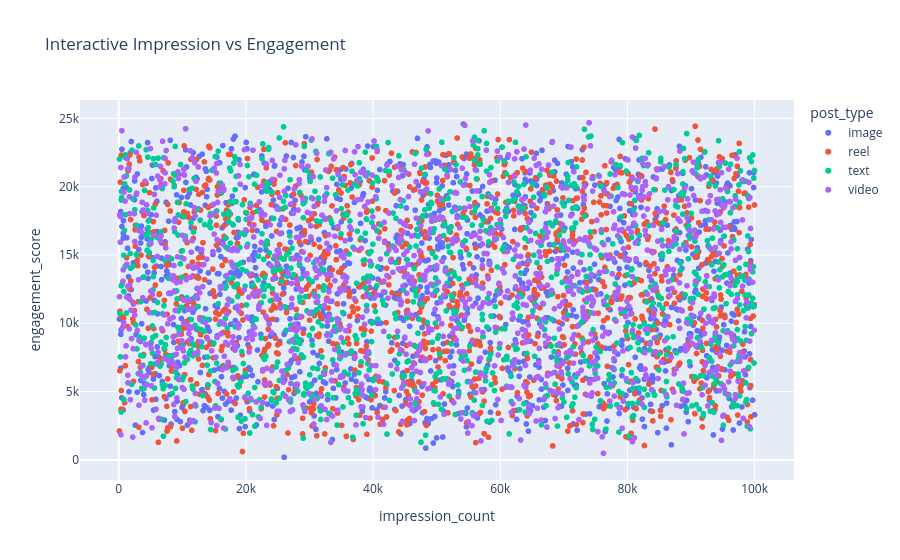

Notebook code for this chart:
### Code cell
import plotly.express as px
fig = px.scatter(df,x="impression_count",y="engagement_score",color="post_type",title="Interactive Impression vs Engagement")
fig.show()

### Figure 1 — Plotly figure (JSON) as saved in the notebook; plotly's stock layout.template omitted (floating-point values rounded to 4 significant figures; data arrays with more than 128 entries replaced by an {"elided": "..."} marker saying what was removed)
{"data": [{"hovertemplate": "post_type=image<br>impression_count=%{x}<br>engagement_score=%{y}<extra></extra>", "legendgroup": "image", "marker": {"color": "#636efa", "symbol": "circle"}, "mode": "markers", "name": "image", "showlegend": true, "type": "scattergl", "x": {"elided": "1247 int values"}, "xaxis": "x", "y": {"elided": "1247 float values"}, "yaxis": "y"}, {"hovertemplate": "post_type=reel<br>impression_count=%{x}<br>engagement_score=%{y}<extra></extra>", "legendgroup": "reel", "marker": {"color": "#EF553B", "symbol": "circle"}, "mode": "markers", "name": "reel", "showlegend": true, "type": "scattergl", "x": {"elided": "1283 int values"}, "xaxis": "x", "y": {"elided": "1283 float values"}, "yaxis": "y"}, {"hovertemplate": "post_type=text<br>impression_count=%{x}<br>engagement_score=%{y}<extra></extra>", "legendgroup": "text", "marker": {"color": "#00cc96", "symbol": "circle"}, "mode": "markers", "name": "text", "showlegend": true, "type": "scattergl", "x": {"elided": "1245 int values"}, "xaxis": "x", "y": {"elided": "1245 float values"}, "yaxis": "y"}, {"hovertemplate": "post_type=video<br>impression_count=%{x}<br>engagement_score=%{y}<extra></extra>", "legendgroup": "video", "marker": {"color": "#ab63fa", "symbol": "circle"}, "mode": "markers", "name": "video", "showlegend": true, "type": "scattergl", "x": {"elided": "1225 int values"}, "xaxis": "x", "y": {"elided": "1225 float values"}, "yaxis": "y"}], "layout": {"legend": {"title": {"text": "post_type"}, "tracegroupgap": 0}, "title": {"text": "Interactive Impression vs Engagement"}, "xaxis": {"anchor": "y", "domain": [0, 1], "title": {"text": "impression_count"}}, "yaxis": {"anchor": "x", "domain": [0, 1], "title": {"text": "engagement_score"}}}}
